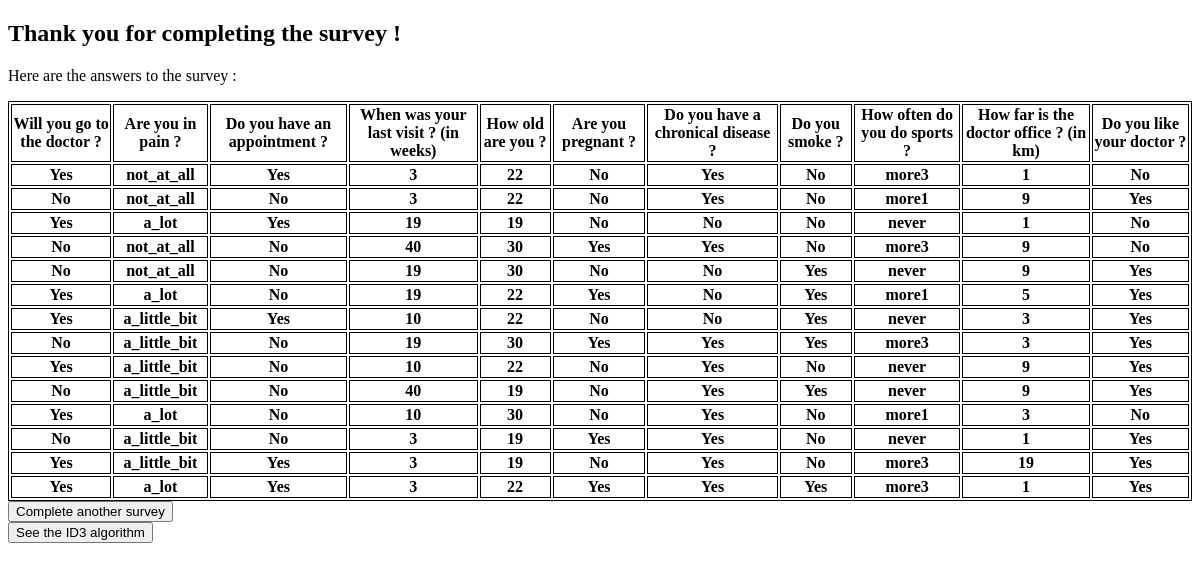
Page /afterform.php on the earlier database version.
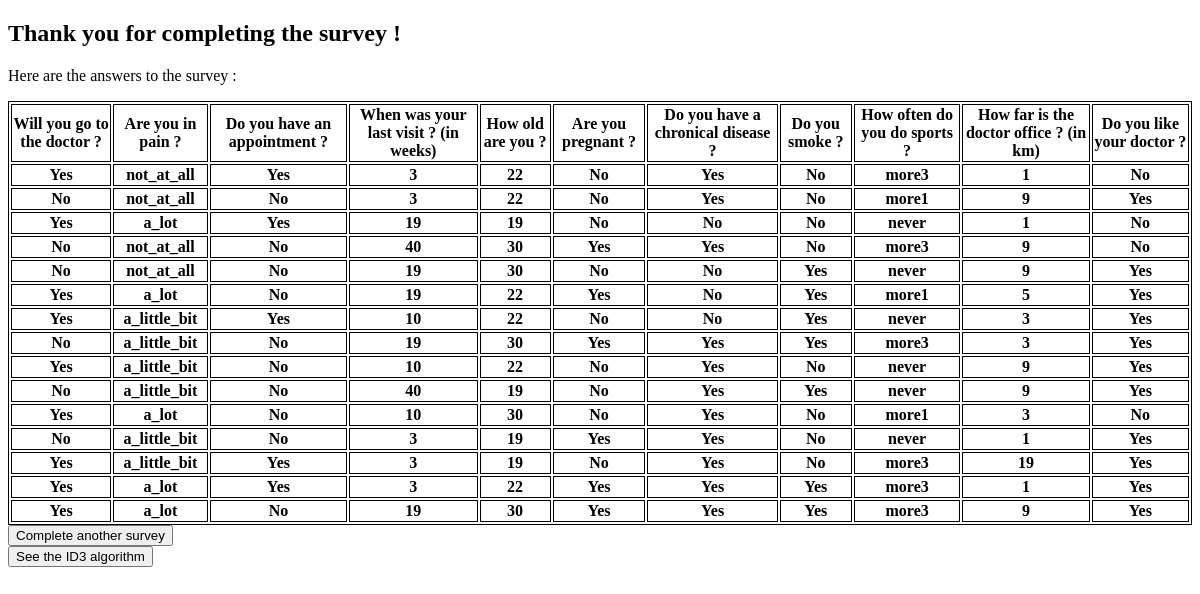
Same page on the later database version.
### tables this page shows
CREATE TABLE questions(q_id INTEGER PRIMARY KEY, q_name TEXT NOT NULL UNIQUE);

CREATE TABLE answers(a_id INTEGER PRIMARY KEY, main_ans TEXT, ans1 TEXT, ans2 TEXT, ans3 INTEGER, ans4 INTEGER, ans5 TEXT, ans6 TEXT, ans7 TEXT, ans8 TEXT, ans9 INTEGER, ans10 TEXT);

### afterform.php (the view, shortened to what this page needs)
<!DOCTYPE html>
<html>
<head>
<?php
$db = new SQLite3('doctordb.sqlite');
?>
</head>
<body>
  <h2>Thank you for completing the survey !</h2>
  <p> Here are the answers to the survey : </p>
  <table style="width:100%">
    <tr>
      <?php
      $test = $db->query('SELECT * FROM questions');
      while ($row = $test->fetchArray()) {
        echo "<th>$row[1]</th>";
      }
      ?>
    </tr>
    <?php
    $test = $db->query('SELECT * FROM answers');
    while ($row = $test->fetchArray()) {
      echo "<tr>";
        echo "<th>$row[1]</th>";
        echo "<th>$row[2]</th>";
        echo "<th>$row[3]</th>";
        echo "<th>$row[4]</th>";
        echo "<th>$row[5]</th>";
        echo "<th>$row[6]</th>";
        echo "<th>$row[7]</th>";
        echo "<th>$row[8]</th>";
        echo "<th>$row[9]</th>";
        echo "<th>$row[10]</th>";
        echo "<th>$row[11]</th>";
      echo "</tr>";
    }
     ?>
  </table>
  <form action="index.php">
    <input type="submit" value="Complete another survey" />
  </form>
  <form action="id3alg.php">
    <input type="submit" value="See the ID3 algorithm" />
  </form>
  </body>
</html>

### afterform.php (style rules this page uses)
table, th, td { border: 1px solid black; }

Differences in the rows shown:
added answers: main_ans "Yes", ans1 "a_lot", ans2 "No", ans3 "19", ans4 "30", ans5 "Yes", ans6 "Yes", ans7 "Yes", ans8 "more3", ans9 "9", ans10 "Yes"
